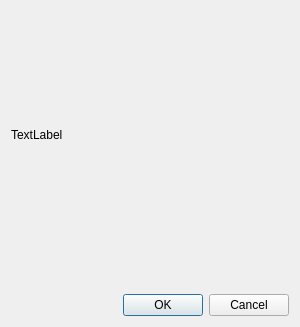
<?xml version="1.0" encoding="UTF-8"?>
<ui version="4.0">
 <class>Dialog</class>
 <widget class="QDialog" name="Dialog">
  <property name="geometry">
   <rect>
    <x>0</x>
    <y>0</y>
    <width>300</width>
    <height>327</height>
   </rect>
  </property>
  <property name="sizePolicy">
   <sizepolicy hsizetype="Maximum" vsizetype="Preferred">
    <horstretch>0</horstretch>
    <verstretch>0</verstretch>
   </sizepolicy>
  </property>
  <property name="minimumSize">
   <size>
    <width>300</width>
    <height>0</height>
   </size>
  </property>
  <property name="maximumSize">
   <size>
    <width>400</width>
    <height>16777215</height>
   </size>
  </property>
  <property name="windowTitle">
   <string>Dialog</string>
  </property>
  <layout class="QVBoxLayout" name="verticalLayout_2">
   <item>
    <widget class="QLabel" name="top_label">
     <property name="sizePolicy">
      <sizepolicy hsizetype="Preferred" vsizetype="Preferred">
       <horstretch>0</horstretch>
       <verstretch>0</verstretch>
      </sizepolicy>
     </property>
     <property name="text">
      <string>TextLabel</string>
     </property>
    </widget>
   </item>
   <item>
    <spacer name="verticalSpacer_2">
     <property name="orientation">
      <enum>Qt::Vertical</enum>
     </property>
     <property name="sizeType">
      <enum>QSizePolicy::Fixed</enum>
     </property>
     <property name="sizeHint" stdset="0">
      <size>
       <width>20</width>
       <height>10</height>
      </size>
     </property>
    </spacer>
   </item>
   <item>
    <spacer name="verticalSpacer">
     <property name="orientation">
      <enum>Qt::Vertical</enum>
     </property>
     <property name="sizeType">
      <enum>QSizePolicy::Fixed</enum>
     </property>
     <property name="sizeHint" stdset="0">
      <size>
       <width>20</width>
       <height>20</height>
      </size>
     </property>
    </spacer>
   </item>
   <item>
    <widget class="QDialogButtonBox" name="buttonBox">
     <property name="maximumSize">
      <size>
       <width>16777215</width>
       <height>16777215</height>
      </size>
     </property>
     <property name="orientation">
      <enum>Qt::Horizontal</enum>
     </property>
     <property name="standardButtons">
      <set>QDialogButtonBox::Cancel|QDialogButtonBox::Ok</set>
     </property>
    </widget>
   </item>
  </layout>
 </widget>
 <resources/>
 <connections>
  <connection>
   <sender>buttonBox</sender>
   <signal>accepted()</signal>
   <receiver>Dialog</receiver>
   <slot>accept()</slot>
   <hints>
    <hint type="sourcelabel">
     <x>248</x>
     <y>254</y>
    </hint>
    <hint type="destinationlabel">
     <x>157</x>
     <y>274</y>
    </hint>
   </hints>
  </connection>
  <connection>
   <sender>buttonBox</sender>
   <signal>rejected()</signal>
   <receiver>Dialog</receiver>
   <slot>reject()</slot>
   <hints>
    <hint type="sourcelabel">
     <x>316</x>
     <y>260</y>
    </hint>
    <hint type="destinationlabel">
     <x>286</x>
     <y>274</y>
    </hint>
   </hints>
  </connection>
 </connections>
</ui>
